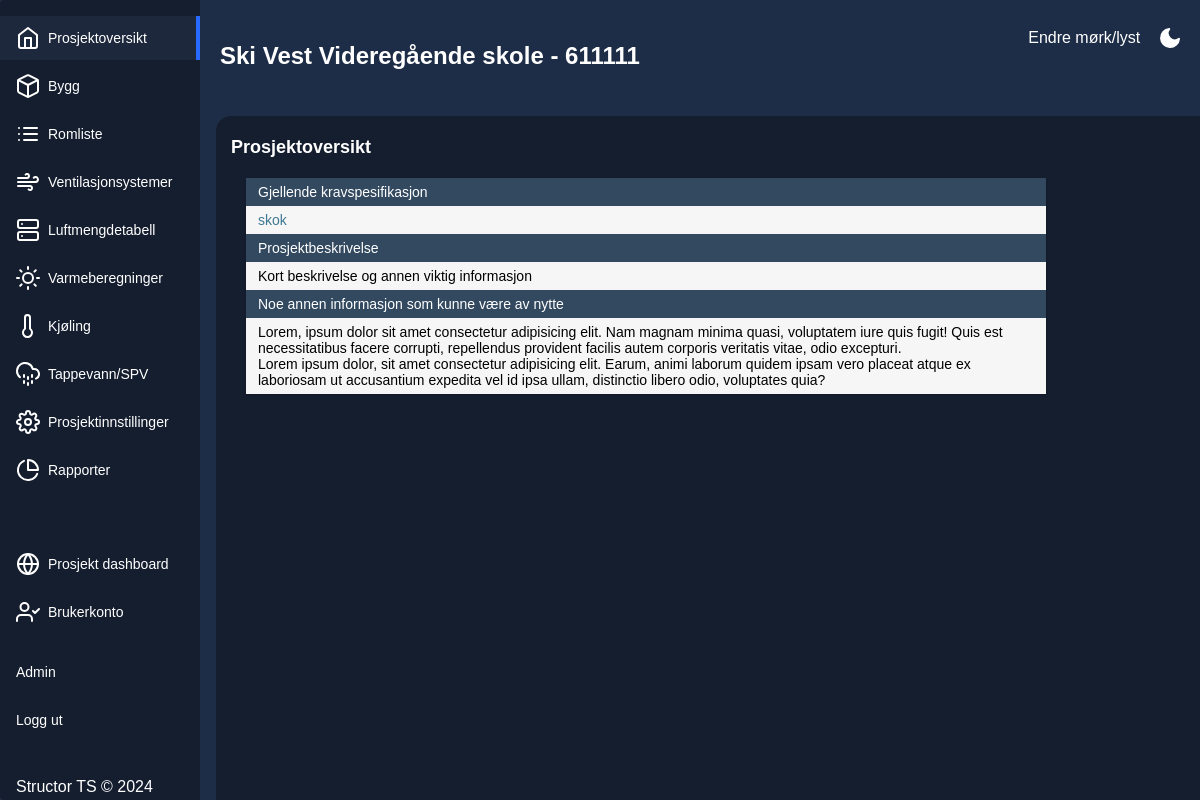
Screenshot of /2/project/ (signed in) with the database file from the repository.
### romskjema/models.py (models this page shows)
class Projects(db.Model):
    __tablename__ = "Projects"
    id = db.Column(db.Integer, primary_key=True, autoincrement=True)
    ProjectNumber = db.Column(db.Integer, nullable=False)
    ProjectName = db.Column(db.String(50), nullable=False)
    ProjectDescription = db.Column(db.Text)
    Specification = db.Column(db.String(50))
    buildings = db.relationship('Buildings', backref='project_buildings', uselist=False, lazy=True)
    ventilation_systems = db.relationship('VentilationSystems', backref='project_ventilation_systems', uselist=False, lazy=True)

### romskjema/project/project.py (the view)
@project_bp.route('/', methods=['GET', 'POST'])
@login_required
def project(project_id):
    project = dbo.get_project(project_id)
    endpoint = request.endpoint
    if project != "none" and project is not None:
        total_area: float = dbo.summarize_project_area(project.id)
        return render_template("project.html",
                            user=current_user,
                            project=project,
                            total_area = total_area,
                            endpoint=endpoint,
                            project_id=project_id)
    else:
        return redirect(url_for("projects.projects"))

### romskjema/db_operations.py (called while the page is built)
@login_required
def get_project(project_id: int) -> models.Projects:
    project = db.session.query(models.Projects).filter(models.Projects.id == project_id).first()
    return project

@login_required
def summarize_project_area(project_id: int) -> float:
    area = db.session.query(func.sum(models.Rooms.Area)).join(models.Buildings).join(models.Projects).filter(models.Projects.id == project_id).scalar()
    return area

### romskjema/project/templates/project.html (shortened to what this page needs)
{% extends "base.html" %}
{%block page_subtitle %}Prosjektoversikt{% endblock %}
{%block content %}
<div class="text-container">
    <div class="summaries-wrapper">
        <div class="summaries-table">
          <div class="summaries-row header blue">
            <div class="summaries-cell white">
                Gjellende kravspesifikasjon
            </div>
        </div>
        <div class="summaries-row">
            <div class="summaries-cell">
                <a href="{{ url_for('specifications.specifications', specification=project.Specification) }}">{{project.Specification}}</a>
            </div>
        </div>
        <div class="summaries-row header blue">
            <div class="summaries-cell white">
                Prosjektbeskrivelse
            </div>
        </div>
        <div class="summaries-row">
            <div class="summaries-cell">
                {{project.ProjectDescription | replace('\n', '<br>') | safe}}
            </div>
        </div>
        <div class="summaries-row header blue">
            <div class="summaries-cell white">
                Noe annen informasjon som kunne være av nytte
            </div>
        </div>
        <div class="summaries-row">
            <div class="summaries-cell">
                Lorem, ipsum dolor sit amet consectetur adipisicing elit. Nam magnam minima quasi, voluptatem iure quis fugit! Quis est necessitatibus facere corrupti, repellendus provident facilis autem corporis veritatis vitae, odio excepturi.
                <br>
                Lorem ipsum dolor, sit amet consectetur adipisicing elit. Earum, animi laborum quidem ipsam vero placeat atque ex laboriosam ut accusantium expedita vel id ipsa ullam, distinctio libero odio, voluptates quia?
            </div>
        </div>
    </div>
</div>
{% endblock %}

### romskjema/templates/base.html (shortened to what this page needs)
<!DOCTYPE html>
<html lang="en">
<head>
    <link rel="stylesheet" href="/static/css/style.css">
    <link rel="stylesheet" href="/static/css/form.css">
    <link rel="stylesheet" href="/static/css/tables.css">
    <link rel="stylesheet" href="/static/css/flash_popup.css">
    <link rel="stylesheet" href="/static/css/print.css">
</head>
<body>
        <div class="app-container">
        <div class="switch-mode-container no-print">
            <p>
                <button class="mode-switch" title="Endre tema">Endre mørk/lyst &nbsp;&nbsp;&nbsp;
                <svg class="moon" fill="none" stroke="currentColor" stroke-linecap="round" stroke-linejoin="round" stroke-width="2" width="24" height="24" viewBox="0 0 24 24">
                <defs></defs>
                <path d="M21 12.79A9 9 0 1111.21 3 7 7 0 0021 12.79z"></path>
                </svg>
                </button>
            </p>
        </div>
        {% if user.is_authenticated %}
        <div class="sidebar no-print ">
                {% if project %}
                <ul class="sidebar-list">
                    {% if endpoint == "project.project" %}
                    <li class="sidebar-list-item active">
                    {%else %}
                    <li class="sidebar-list-item">
                    {% endif %}
                    <a href="{{ url_for('project.project', project_id=project.id) }}">
                    <span>Prosjektoversikt</span>
                    </a>
                </li>
                {% if endpoint == "buildings.buildings" %}
                <li class="sidebar-list-item active">
                {%else %}
                <li class="sidebar-list-item">
                {% endif %}
                    <a href="{{ url_for('buildings.buildings', project_id = project.id) }}">
                    <span>Bygg</span>
                    </a>
                </li>
                {% if endpoint == "rooms.rooms" %}
                <li class="sidebar-list-item active">
                {%else %}
                <li class="sidebar-list-item">
                {% endif %}
                    <a href="{{ url_for('rooms.rooms', project_id = project.id) }}">
                    <span>Romliste</span>
                    </a>
                </li>
                {% if endpoint == "ventsystems.ventsystems" %}
                <li class="sidebar-list-item active">
                {% else %}
                <li class="sidebar-list-item">
                {% endif %}
                    <a href="{{ url_for('ventsystems.ventsystems', project_id = project.id) }}">
                    <span>Ventilasjonsystemer</span>
                    </a>
                </li>
                {% if endpoint == "ventilation.ventilation" %}
                <li class="sidebar-list-item active">
                {%else %}
                <li class="sidebar-list-item">
                {% endif %}
                    <a href="{{ url_for('ventilation.ventilation', project_id = project.id) }}">
                    <span>Luftmengdetabell</span>
                    </a>
                </li>
                {% if endpoint == "heating.heating" %}
                <li class="sidebar-list-item active">
                {%else %}
                <li class="sidebar-list-item">
                {% endif %}
                    <a href="{{ url_for('heating.heating', project_id = project.id) }}">
                    <span>Varmeberegninger</span>
                    </a>
                </li>
                {% if endpoint == "cooling.cooling" %}
                <li class="sidebar-list-item active">
                {%else %}
                <li class="sidebar-list-item">
                {% endif %}
                    <a href="{{ url_for('cooling.cooling', project_id = project.id) }}">
                        <svg xmlns="http://www.w3.org/2000/svg" width="24" height="24" viewBox="0 0 24 24" fill="none" stroke="currentColor" stroke-width="2" stroke-linecap="round" stroke-linejoin="round" class="feather feather-activity"><path d="M14 14.76V3.5a2.5 2.5 0 0 0-5 0v11.26a4.5 4.5 0 1 0 5 0z"></path></svg>
                    <span>Kjøling</span>
                    </a>
                </li>
                <li class="sidebar-list-item">
                    <a href="#">
                    <span>Tappevann/SPV</span>
                    </a>
                </li>
                {% if endpoint == "project.settings" %}
                <li class="sidebar-list-item active">
                {%else %}
                <li class="sidebar-list-item">
                {% endif %}
                    <a href="{{ url_for('project.settings', project_id = project.id) }}">
                    <span>Prosjektinnstillinger</span>
                    </a>
                </li>
                {% if endpoint == "project.reports" %}
                <li class="sidebar-list-item active">
                {%else %}
                <li class="sidebar-list-item">
                {% endif %}
                        <a href="{{ url_for('project.reports', project_id = project.id) }}">
                            <svg xmlns="http://www.w3.org/2000/svg" width="24" height="24" viewBox="0 0 24 24" fill="none" stroke="currentColor" stroke-width="2" stroke-linecap="round" stroke-linejoin="round" class="feather feather-activity"><path d="M21.21 15.89A10 10 0 1 1 8 2.83"></path><path d="M22 12A10 10 0 0 0 12 2v10z"></path></svg>
                        <span>Rapporter</span>
                        </a>
                    </li>
                <p class="p-menu-item">
                <li class="sidebar-list-item">
                    <a href="{{ url_for('projects.projects') }}">
                    <span>Prosjekt dashboard</span>
                    </a>
                </li>
                <li class="sidebar-list-item">
                    <a href="#">
                    <span>Brukerkonto</span>
                    </a>
                </li>
                </p>
                {% endif %}
                {% if current_user.admin == True %}
                <li class="sidebar-list-item">
                    <a href="{{ url_for('admin.admin') }}">
                        Admin
                    </a>
                </li>
                {% endif %}
                <li class="sidebar-list-item">
                    <a href="/logout">
                        Logg ut
                    </a>
                </li>
            </ul>
                  <div class="sidebar-bottom">
                    Structor TS &copy; 2024
                  </div>
            </div>
        {% endif %}
    <div class="app-content">
        <div class="app-content-header">
            <h1 class="app-content-headerText">
              <p>
                    {% if user.is_authenticated %}
                        {% if project %}
                            {{project.ProjectName}} - {{project.ProjectNumber}}
                        {% else %}
                            {% block pagetitle %}{%endblock%}
                        {% endif %}
                    {% endif %}
                </p>
            </h1>
        </div>
<div class="text-div">
    <div class="subtitle-header-container">
      <h1 class="app-content-subTitleheaderText">
        {% block page_subtitle %}
        {% endblock %}
    </h1>
</div>
        {% block content %}
        {% endblock %}
    </div>
</body>
</html>

### romskjema/static/css/style.css (style rules this page uses)
* { box-sizing: border-box; }
:root { --app-bg: #1e2d47; --sidebar: rgba(21, 30, 47,1); --sidebar-main-color: #fff; --table-border: #1a2131; --table-header: #1a2131; --app-content-main-color: #fff; --sidebar-link: #fff; --sidebar-active-link: #1d283c; --sidebar-hover-link: #1a2539; --action-color: #2869ff; --action-color-hover: #6291fd; --app-content-secondary-color: #1d283c; --filter-reset: #2c394f; --filter-shadow: rgba(16, 24, 39, 0.8) 0px 6px 12px -2px, rgba(0, 0, 0, 0.3) 0px 3px 7px -3px; }
body, html { margin: 0; padding: 0; height: 100%; width: 100%; }
body { overflow: auto; font-family: "Poppins", sans-serif; background-color: var(--app-bg); -webkit-font-smoothing: antialiased; -moz-osx-font-smoothing: grayscale; }
.app-container { border-radius: 4px; width: 100%; height: 100%; max-height: 100%; max-width: 100%; display: flex; overflow: auto; box-shadow: rgba(99, 99, 99, 0.2) 0px 2px 8px 0px; margin: 0 auto; }
.sidebar { flex-basis: 200px; max-width: 230px; flex-shrink: 0; background-color: var(--sidebar); display: flex; flex-direction: column; }
.sidebar-list { list-style-type: none; padding: 0; }
.sidebar-list-item { position: relative; margin-bottom: 4px; }
.sidebar-list-item a { display: flex; align-items: center; width: 100%; padding: 10px 16px; color: var(--sidebar-link); text-decoration: none; font-size: 14px; line-height: 24px; }
.sidebar-list-item svg { margin-right: 8px; }
.sidebar-list-item.active { background-color: var(--sidebar-active-link); }
.sidebar-list-item.active:before { content: ""; position: absolute; right: 0; background-color: var(--action-color); height: 100%; width: 4px; }
.sidebar-bottom { display: flex; height: 200px; color: var(--app-content-main-color); align-items: center; padding: 16px; margin-top: auto; }
.app-content { padding: 16px; background-color: var(--app-bg); height: 100%; flex: 1; max-height: 100%; display: flex; flex-direction: column; margin-right: 50px; }
.app-content-header { display: flex; align-items: center; justify-content: space-between; padding: 0 4px; position: fixed; margin-bottom: 20px; }
.app-content-headerText { color: var(--app-content-main-color); font-size: 24px; line-height: 32px; margin: 0; }
.app-content-subTitleheaderText { color: var(--app-content-main-color); font-size: 18px; line-height: 32px; margin: 0; }
.subtitle-header-container { position: sticky; padding: 5px; }
.text-div { width:90%; height: 88%; background-color: var(--sidebar); color: var(--app-content-main-color); border-radius: 15px; padding: 10px; position: fixed; margin-top: 100px; margin-right: 50px; overflow: auto; }
.text-container { overflow-y: auto; width:100%; height: 95%; }
.p-menu-item { margin-top: 50px; }
.switch-mode-container { position: fixed; top: 0; right: 0; width: 200px; height: 100px; background-color: transparent; padding: 10px; }
a { text-decoration: none; color:#3e7892; }

### romskjema/static/css/tables.css (style rules this page uses)
.summaries-wrapper { margin: 10px 20px 20px; max-width: 800px; }
.summaries-table { margin: 0 0 40px 0; width: 100%; box-shadow: 0 1px 3px rgba(0,0,0,0.2); display: table; font-size: 14px; }
.summaries-row { display: table-row; background: #f6f6f6; }
.summaries-row:nth-of-type(odd) { background: #e9e9e9; }
.summaries-row.header { font-weight: 500; color: #ffffff; background: #3e6272; }
.summaries-row.blue { background: #324960; }
.summaries-cell { padding: 6px 12px; display: table-cell; color: black; }
.summaries-cell.white { color: white; }

### rows the page displays
Projects: ProjectName "Ski Vest Videregående skole", ProjectNumber "611111", Specification "skok", ProjectDescription "Kort beskrivelse og annen viktig informasjon"
